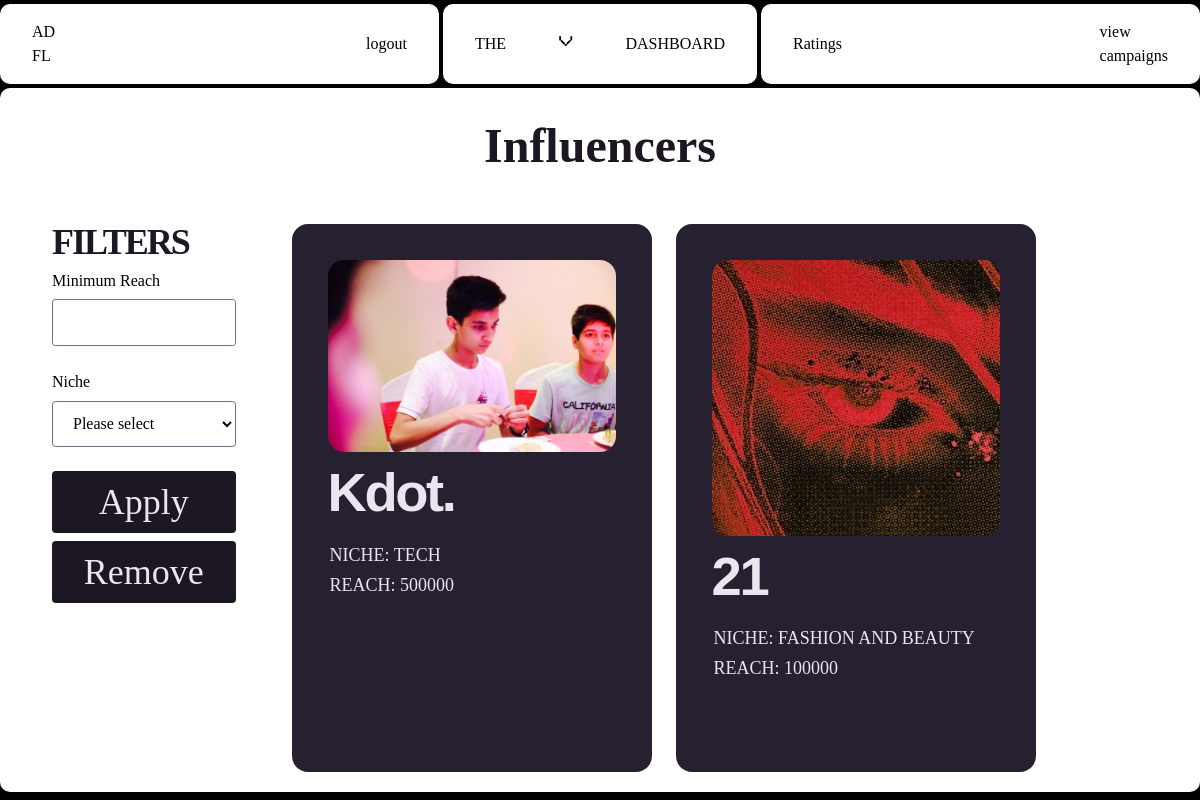
Page /sponsor/campaign/1/browse_influencers (signed in) on the committed database.
### Adfluence/models.py (models this page shows)
class Influencer(db.Model, UserMixin):
    __tablename__ = "influencer"
    id = db.Column(db.Integer, primary_key=True)
    name = db.Column(db.String(150), nullable=False)
    email = db.Column(db.String(150), nullable=False)
    profile_picture = db.Column(db.String(100), nullable=False)
    niche = db.Column(db.String(100), nullable=False)
    reach = db.Column(db.Integer, nullable=False)
    user_id = Column(Integer, ForeignKey("user.id"), nullable=False)
    platform = db.Column(db.String(100), nullable=False)
    bank_account_balance = db.Column(db.Float, default=0.0)
    flagged = db.Column(db.Boolean, default=False)

### Adfluence/sponsor.py (the view)
@sponsor.route("/campaign/<int:campaign_id>/browse_influencers")
@login_required
@role_required("Sponsor")
def browse_influencers(campaign_id):
    campaign = Campaign.query.get_or_404(campaign_id)
    reach = request.args.get("reach")
    niche = request.args.get("niche")
    query = Influencer.query
    if reach:
        query = query.filter(Influencer.reach >= int(reach))
    if niche:
        query = query.filter(Influencer.niche == niche)
    filtered_influencers = query.all()
    return render_template(
        "Sponsor/browse_influencers.html",
        influencers=filtered_influencers,
        campaign=campaign,
    )

### Adfluence/auth.py (called while the page is built)
def role_required(role):
    def decorator(f):
        @wraps(f)
        def decorated_function(*args, **kwargs):
            if current_user.role != role:
                abort(403)
            return f(*args, **kwargs)
        return decorated_function
    return decorator

### Adfluence/templates/Sponsor/browse_influencers.html (shortened to what this page needs)
{% extends "base.html" %} {% block head %}
<link
  rel="stylesheet"
  href="{{ url_for('static', filename='src/sponsor_css/browse_influencer.css') }}"
/>
{% endblock %} {% block content %}
<div class="container">
  <nav>
    <div class="nav-1">
      <a href="{{ url_for('sponsor.dashboard') }}" class="logo view">
        AD <br />
        FL
      </a>
      <a href="{{ url_for('views.logout') }}" class="view">logout</a>
    </div>
    <div class="nav-2">
      <p class="menu-button">the</p>
      <p class="x">v</p>
      <p class="menu-button">dashboard</p>
    </div>
    <div class="nav-3">
      <a class="view" href="{{ url_for('sponsor.view_ratings') }}">Ratings</a>
      <a href="{{ url_for('sponsor.viewCampaigns') }}" class="view">
        view <br />
        campaigns
      </a>
    </div>
  </nav>
  <div class="content-wrapper">
    <div class="col">
      <div class="header">
        <h1>Influencers</h1>
      </div>
      <div class="main-container">
        <div class="col-1">
          <form
            action="{{ url_for('sponsor.browse_influencers',campaign_id=campaign.id) }}"
            method="get"
          >
            <p>Filters</p>
            <label for="reach">Minimum Reach</label>
            <input type="number" id="reach" name="reach" class="cc-input" />
            <br />
            <label for="niche">Niche</label>
            <select class="cc-input" id="niche" name="niche">
              <option value="">Please select</option>
            </select>
            <br />
            <a href="">
              <button type="submit">Apply</button>
            </a>
            <a
              href="{{ url_for('sponsor.view_all_influencers',campaign_id=campaign.id) }}"
            >
              <button type="button">Remove</button></a
            >
          </form>
        </div>
        <div class="col-2">
          {% for influencer in influencers %}
          <div class="square">
            <div class="pfp-wrapper">
              <img
                src="{{ url_for('static', filename='uploads/' + influencer.profile_picture) }}"
                alt="{{ influencer.name }}'s profile picture"
                class="pfp"
              />
            </div>
            <div class="name">{{ influencer.name }}</div>
            <div class="attributes">
              <p>Niche: {{ influencer.niche }}</p>
              <p>Reach: {{ influencer.reach }}</p>
            </div>
          </div>
          {% endfor %}
        </div>
      </div>
    </div>
  </div>
</div>
{% endblock %}

### Adfluence/static/css/main.css (style rules this page uses)
html, :host { line-height: 1.5; -webkit-text-size-adjust: 100%; -moz-tab-size: 4; -o-tab-size: 4; tab-size: 4; font-family: ui-sans-serif, system-ui, sans-serif, "Apple Color Emoji", "Segoe UI Emoji", "Segoe UI Symbol", "Noto Color Emoji"; font-feature-settings: normal; font-variation-settings: normal; -webkit-tap-highlight-color: transparent; }
body { margin: 0; line-height: inherit; }
h1, h2, h3, h4, h5, h6 { font-size: inherit; font-weight: inherit; }
a { color: inherit; text-decoration: inherit; }
button, input, optgroup, select, textarea { font-family: inherit; font-feature-settings: inherit; font-variation-settings: inherit; font-size: 100%; font-weight: inherit; line-height: inherit; letter-spacing: inherit; color: inherit; margin: 0; padding: 0; }
button, select { text-transform: none; }
button, input:where([type='button']), input:where([type='reset']), input:where([type='submit']) { -webkit-appearance: button; background-color: transparent; background-image: none; }
blockquote, dl, dd, h1, h2, h3, h4, h5, h6, hr, figure, p, pre { margin: 0; }
input::placeholder, textarea::placeholder { opacity: 1; color: #9ca3af; }
button, [role="button"] { cursor: pointer; }
img, svg, video, canvas, audio, iframe, embed, object { display: block; vertical-align: middle; }
img, video { max-width: 100%; height: auto; }
* { margin: 0; padding: 0; }
.container { margin: 0 auto; }

### Adfluence/static/src/input.css (style rules this page uses)
* { margin: 0; padding: 0; }
.container { margin: 0 auto; }

### rows in the picture
Influencer: profile_picture (picture), name "Kdot.", niche "TECH", reach "500000"
Influencer: profile_picture (picture), name "21", niche "FASHION AND BEAUTY", reach "100000"
